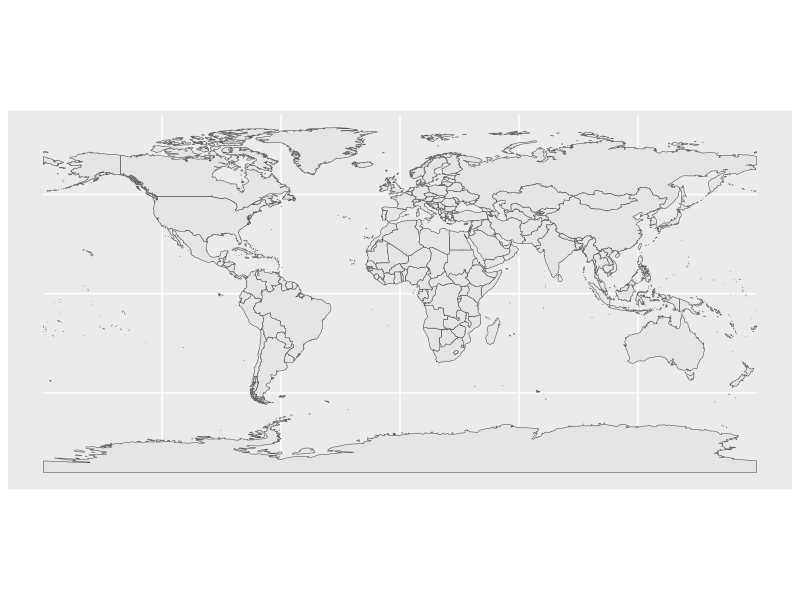
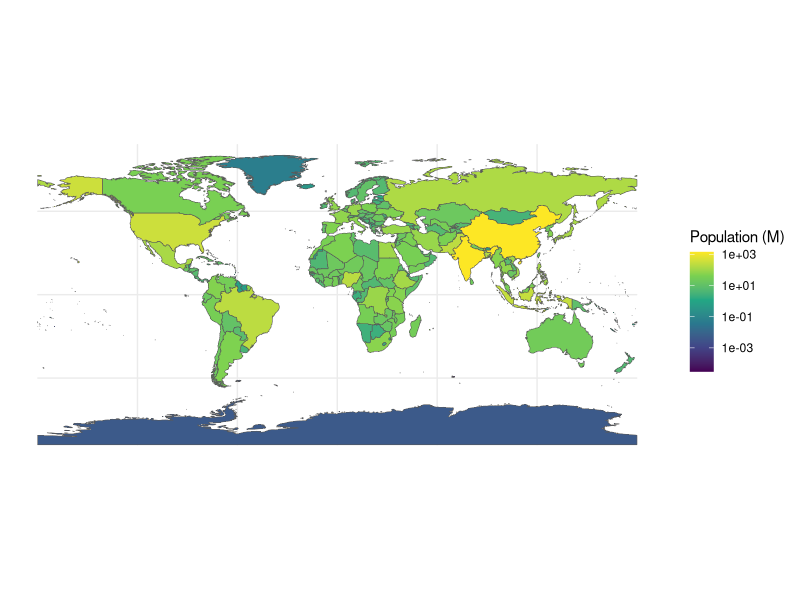
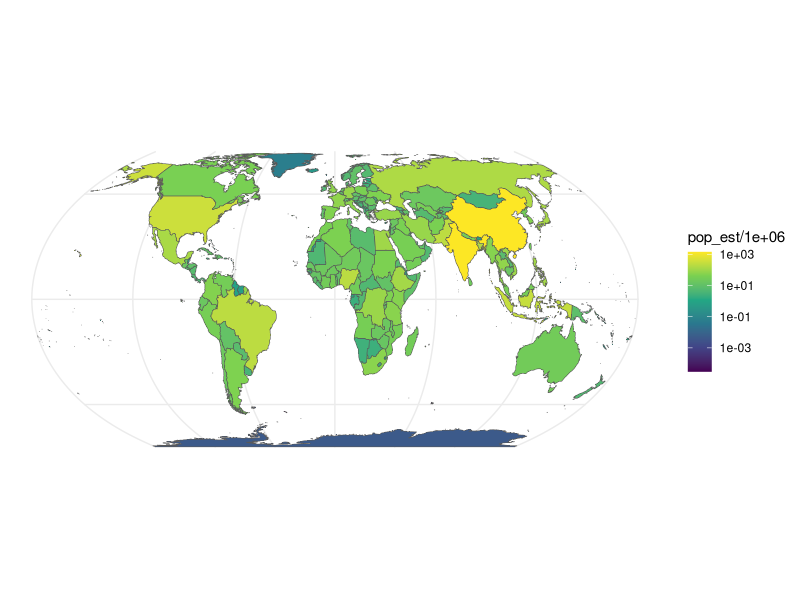

Write the R code that produced these figures, in order. (Note: this script raises an error after producing the figures.)
## ---- chunk 1
library(sf)
library(ggplot2)
library(rnaturalearth)
library(dplyr)
## ---- chunk 2
world <- ne_countries(scale = "medium", returnclass = "sf")
head(world)        # note the geometry column
st_crs(world)      # the CRS travels with the data
## ---- chunk 3
ggplot(world) + geom_sf()
## ---- chunk 4
ggplot(world) +
  geom_sf(aes(fill = pop_est / 1e6)) +
  scale_fill_viridis_c(name = "Population (M)", trans = "log10") +
  theme_minimal()
## ---- chunk 5
ggplot(world) +
  geom_sf(aes(fill = pop_est / 1e6)) +
  coord_sf(crs = "+proj=eqearth") +
  scale_fill_viridis_c(trans = "log10") +
  theme_minimal()
## ---- chunk 6
capitals <- ne_download(scale = "medium",
                        type  = "populated_places",
                        returnclass = "sf")
ggplot(world) +
  geom_sf(fill = "grey92", colour = "white") +
  geom_sf(data = capitals,
          aes(size = POP_MAX), alpha = 0.5, colour = "firebrick") +
  coord_sf(crs = "+proj=eqearth") +
  scale_size_area(max_size = 8) +
  theme_void()
